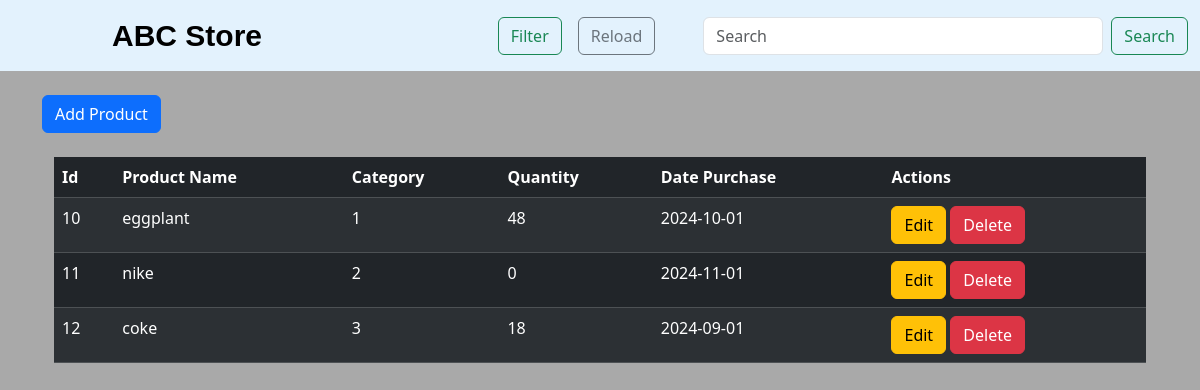
Page /prelim_pdo/index.php on the earlier database version.
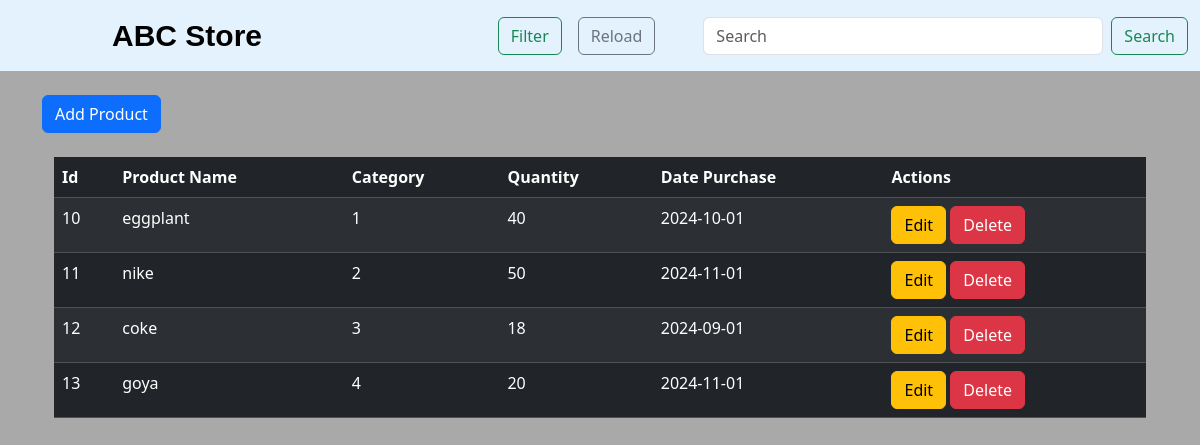
Same page on the later database version.
### tables this page shows
CREATE TABLE `product_table` (
  `id` int(11) NOT NULL,
  `Product_Name` varchar(45) NOT NULL,
  `Category` int(45) NOT NULL,
  `Quantity` int(11) NOT NULL,
  `Date_Purchase` date NOT NULL
);

### prelim_pdo/index.php (the view, shortened to what this page needs)
<?php
$newconnection = new Connection();
$query = "SELECT * FROM product_table";
$params = [];
?>
<!DOCTYPE html>
<html lang="en">
<head>
    <link href="https://cdn.jsdelivr.net/npm/bootstrap@5.3.2/dist/css/bootstrap.min.css" rel="stylesheet">
</head>
<body>
    <nav class="navbar" style="background-color: #e3f2fd;">
        <div class="container-fluid">
            <a class="navbar-brand" style="font-family: 'Arial', sans-serif; font-weight: bold; font-size: 30px; margin-left: 100px;">ABC Store</a>
            <form class="d-flex" action="" method="POST" role="search">
                <button type="button" class="btn btn-outline-success me-3" data-bs-toggle="modal" data-bs-target="#filterModal">Filter</button>
                <a href="index.php" class="btn btn-outline-secondary me-5">Reload</a>
                <input class="form-control me-2" type="search" name="search_term" placeholder="Search" aria-label="Search" style="width: 400px;">
                <button class="btn btn-outline-success" type="submit" name="search">Search</button>
            </form>
        </div>
    </nav>
    <div class="container mt-4">
        <button type="button" class="btn btn-primary" data-bs-toggle="modal" data-bs-target="#addProductModal">
            Add Product
        </button>
        <div class="info-table container mt-4">
            <table class="table table-dark table-striped">
                <thead>
                    <tr>
                        <th scope="col">Id</th>
                        <th scope="col">Product Name</th>
                        <th scope="col">Category</th>
                        <th scope="col">Quantity</th>
                        <th scope="col">Date Purchase</th>
                        <th scope="col">Actions</th>
                    </tr>
                </thead>
                <tbody>
                    <?php
                    $connection = $newconnection->openConnection();
                    $stmt = $connection->prepare($query);
                    $stmt->execute($params);
                    $result = $stmt->fetchAll();
                    if ($result) {
                        foreach ($result as $row) {
                    ?>
                            <tr>
                                <td><?php echo $row->id; ?></td>
                                <td><?php echo $row->Product_Name; ?></td>
                                <td><?php echo $row->Category; ?></td>
                                <td><?php echo $row->Quantity; ?></td>
                                <td><?php echo $row->Date_Purchase; ?></td>
                                <td>
                                    <button type="button" class="btn btn-warning" data-bs-toggle="modal" data-bs-target="#editProductModal"
                                        onclick="populateEditModal(<?= $row->id; ?>)">Edit</button>
                                    <form action="" method="post" class="d-inline">
                                        <button type="submit" class="btn btn-danger" name="delete_product">Delete</button>
                                    </form>
                                </td>
                            </tr>
                    <?php
                        }
                    } else {
                        echo "<tr><td colspan='6' class='text-center'>No products found</td></tr>";
                    }
                    ?>
                </tbody>
            </table>
        </div>
    </div>
</body>
</html>

### prelim_pdo/index.php (style rules this page uses)
body { background-color: darkgray; }

Differences in the rows shown:
changed product_table "eggplant": Quantity "48" → "40"
changed product_table "nike": Quantity "0" → "50"
added product_table: id "13", Product_Name "goya", Category "4", Quantity "20", Date_Purchase "2024-11-01"
